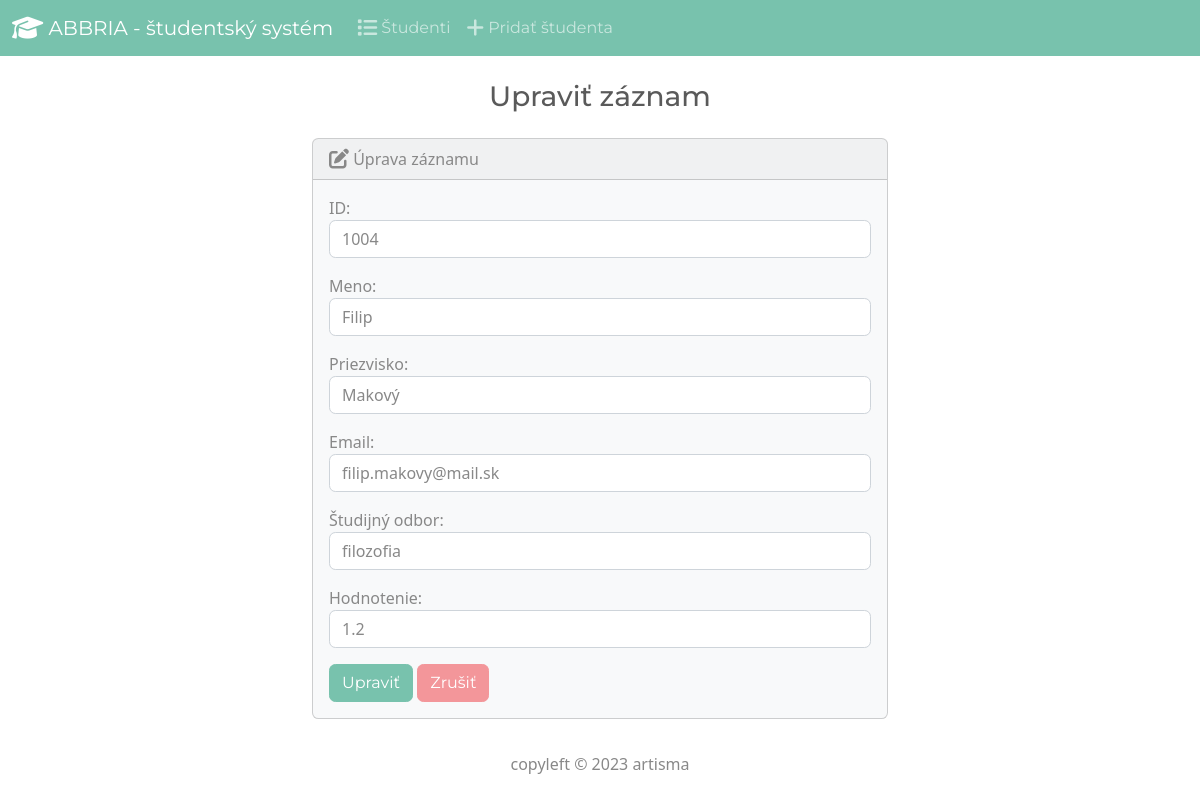
Page /edit/4/ on the committed database.
### students/models.py (models this page shows, shortened)
class Student(models.Model):
    student_number = models.PositiveIntegerField()
    first_name = models.CharField(max_length=50)
    last_name = models.CharField(max_length=50)
    email = models.EmailField(max_length=50)
    field_of_study = models.CharField(max_length=50)
    gpa = models.FloatField()

### students/views.py (the view)
# urls.py: path('edit/<int:id>/', views.edit, name='edit'),
def edit(request, id):
  if request.method == 'POST':
    student = Student.objects.get(pk=id)
    form = StudentForm(request.POST, instance=student)
    if form.is_valid():
      form.save()
      return render(request, 'students/edit.html', {
        'form': form,
        'success': True
      })
  else:
    student = Student.objects.get(pk=id)
    form = StudentForm(instance=student)
  return render(request, 'students/edit.html', {
    'form': form
  })

### students/forms.py
class StudentForm(forms.ModelForm):
  class Meta:
    model = Student
    fields = ['student_number', 'first_name', 'last_name', 'email', 'field_of_study', 'gpa']
    labels = {
      'student_number': 'ID',
      'first_name': 'Meno',
      'last_name': 'Priezvisko',
      'email': 'Email',
      'field_of_study': 'Študijný odbor',
      'gpa': 'Hodnotenie'
    }
    widgets = {
      'student_number': forms.NumberInput(attrs={'class': 'form-control'}),
      'first_name': forms.TextInput(attrs={'class': 'form-control'}),
      'last_name': forms.TextInput(attrs={'class': 'form-control'}),
      'email': forms.EmailInput(attrs={'class': 'form-control'}),
      'field_of_study': forms.TextInput(attrs={'class': 'form-control'}),
      'gpa': forms.NumberInput(attrs={'class': 'form-control'}),
    }

### students/templates/students/edit.html (shortened to what this page needs)
{% extends "students/base.html" %}
{% block body %}
  <h3 class="text-center m-4">Upraviť záznam</h3>
  {% if success %}
    <div class="alert alert-success" role="alert">
      Záznam bol úspešne upravený.
      <a href="{% url 'index' %}" class="alert-link">Návrat na hlavnú stránku.</a>
    </div>
  {% else %}
    <div class="row justify-content-center">
      <div class="col-6">
        <div class="card bg-light mb-3">
          <div class="card-header">
            <i class="fa-solid fa-pen-to-square fa-lg"></i> Úprava záznamu
          </div>
          <div class="card-body">
            <form action="" method="POST">
              {{ form.as_p }}
              <button type="submit" class="btn btn-primary">Upraviť</button>
              <a href="{% url 'index' %}" class="btn btn-secondary">Zrušiť</a>
            </form>
          </div>
        </div>
      </div>
    </div>
  {% endif %}
{% endblock %}

### rows in the picture
Student: student_number "1004", first_name "Filip", last_name "Makový", email "filip.makovy@mail.sk", field_of_study "filozofia", gpa "1.2"
